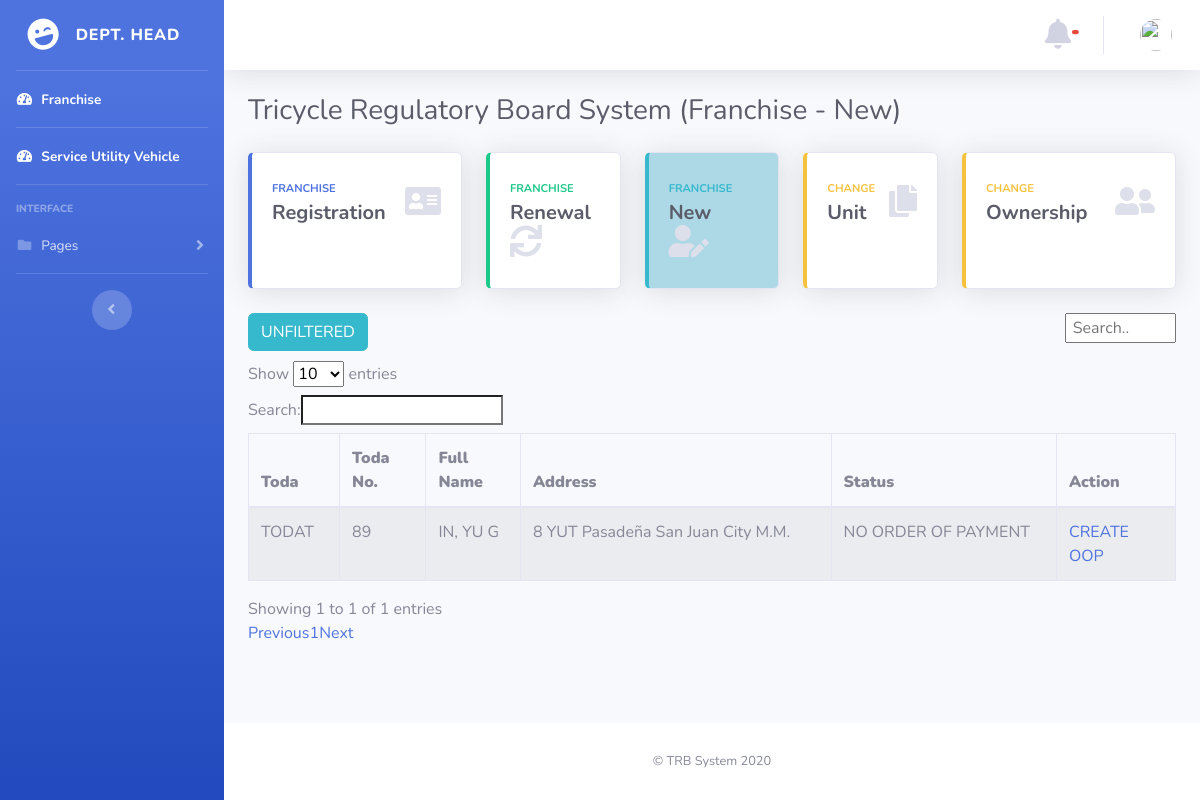
The page /admin2/index_table.php on the database its author committed.
### tables this page shows
CREATE TABLE `tricycle_operator` (
  `id_no` int(11) NOT NULL,
  `first_name` varchar(25) NOT NULL,
  `middle_name` varchar(25) NOT NULL,
  `last_name` varchar(25) NOT NULL,
  `house_no` varchar(25) NOT NULL,
  `street` varchar(25) NOT NULL,
  `barangay` varchar(25) NOT NULL,
  `city` varchar(25) NOT NULL,
  `case_no` varchar(25) NOT NULL,
  `toda` varchar(25) NOT NULL,
  `toda_no` smallint(6) NOT NULL,
  `make` varchar(25) NOT NULL,
  `motor_no` varchar(25) NOT NULL,
  `chasis_no` varchar(25) NOT NULL,
  `plate_no` varchar(25) NOT NULL,
  `date` varchar(25) NOT NULL,
  `unit` smallint(6) NOT NULL,
  `status` int(6) NOT NULL,
  `seen_status` int(11) NOT NULL
);

### admin2/index_table.php (the view, shortened to what this page needs)
<!DOCTYPE html>
<html lang="en">
<head>
  <link href="../vendor/fontawesome-free/css/all.min.css" rel="stylesheet" type="text/css">
  <link href="../css/sb-admin-2.min.css" rel="stylesheet">
</head>
<body id="page-top">
  <?php require('nav.php');  ?>
        <div class="container-fluid">
          <div class="d-sm-flex align-items-center justify-content-between mb-4">
            <h1 class="h3 mb-0 text-gray-800">Tricycle Regulatory Board System (Franchise - New)</h1>
          </div>
          <div class="row">
            <div class="col-xl-3 col-md-6 mb-4">
              <a href="registration.php">
              <div class="card border-left-primary shadow h-100 py-2">
                <div class="card-body">
                  <div class="row no-gutters align-items-center">
                    <div class="col mr-2">
                      <div class="text-xs font-weight-bold text-primary text-uppercase mb-1">Franchise</div>
                      <div class="h5 mb-0 font-weight-bold text-gray-800">Registration</div>
                    </div>
                    <div class="col-auto">
                      <i class="fas fa-address-card fa-2x text-gray-300"></i>
                    </div>
                  </div>
                </div>
              </div>
             </a>
            </div>
            <div class="col-xl-2 col-md-6 mb-4">
              <a href="renewal.php">
              <div class="card border-left-success shadow h-100 py-2">
                <div class="card-body">
                  <div class="row no-gutters align-items-center">
                    <div class="col mr-2">
                      <div class="text-xs font-weight-bold text-success text-uppercase mb-1">FRANCHISE</div>
                      <div class="h5 mb-0 font-weight-bold text-gray-800">Renewal</div>
                    </div>
                    <div class="col-auto">
                      <i class="fas fa-sync fa-2x text-gray-300"></i>
                    </div>
                  </div>
                </div>
              </div>
              </a>
            </div>
            <div class="col-xl-2 col-md-6 mb-4">
              <a href="index.php">
              <div class="card border-left-info shadow h-100 py-2" style="background-color: lightblue;">
                <div class="card-body">
                  <div class="row no-gutters align-items-center">
                    <div class="col mr-2">
                      <div class="text-xs font-weight-bold text-info text-uppercase mb-1">Franchise</div>
                      <div class="row no-gutters align-items-center">
                        <div class="col-auto">
                          <div class="h5 mb-0 mr-3 font-weight-bold text-gray-800">New</div>
                        </div>
                      </div>
                    </div>
                    <div class="col-auto">
                      <i class="fas fa-user-edit fa-2x text-gray-300"></i>
                    </div>
                  </div>
                </div>
              </div>
              </a>
            </div>
            <div class="col-xl-2 col-md-6 mb-4">
              <a href="change_unit.php">
              <div class="card border-left-warning shadow h-100 py-2">
                <div class="card-body">
                  <div class="row no-gutters align-items-center">
                    <div class="col mr-2">
                      <div class="text-xs font-weight-bold text-warning text-uppercase mb-1">Change </div>
                      <div class="h5 mb-0 font-weight-bold text-gray-800">Unit</div>
                    </div>
                    <div class="col-auto">
                      <i class="fas fa-copy fa-2x text-gray-300"></i>
                    </div>
                  </div>
                </div>
              </div>
              </a>
            </div>
          <div class="col-xl-3 col-md-6 mb-4">
            <a href="change_ownership.php">
            <div class="card border-left-warning shadow h-100 py-2">
              <div class="card-body">
                <div class="row no-gutters align-items-center">
                  <div class="col mr-2">
                    <div class="text-xs font-weight-bold text-warning text-uppercase mb-1">Change</div>
                    <div class="h5 mb-0 font-weight-bold text-gray-800"> Ownership</div>
                  </div>
                  <div class="col-auto">
                    <i class="fas fa-user-friends fa-2x text-gray-300"></i>
                  </div>
                </div>
              </div>
            </div>
            </a>
          </div>
        </div>
             <div class="">
               <a href="index.php" class="btn btn-info" style="margin-bottom: 1%;">UNFILTERED</a>
               <input id="myInput" type="text" placeholder=" Search.." style="display: block; float: right; width: 12%;  ">
             </div>
<link rel='stylesheet' href='https://cdn.datatables.net/1.10.12/css/dataTables.bootstrap.min.css' />
          <?php
            require ("../database.php");
            $result = 'select * from tricycle_operator where status = 1';
            $statement = $connection->prepare($result);
            $statement->execute();
            $payments = $statement->fetchAll(PDO::FETCH_OBJ);
            echo "<table border='1'  class='table table-striped table-bordered table-hover' id='dataTables-example' >
                            <thead>
                    <tr>
                      <th><b>Toda</b></td></th>
                      <th><b  >Toda No.</b></td></th>
                      <th><b>Full Name</b></td></th>
                      <th><b>Address</b></td></th>
                      <th><b>Status</b></td></th>
                      <th><b>Action</b></td></th>
                      </thead>
                      <tbody id = 'myTable'>
                      ";
                      foreach($payments as $package):
                        $fname= $package->first_name;
                        $mname= $package->middle_name;
                        $lname= $package->last_name;
                        $fullname= $lname  .', '. $fname .' '.$mname;
                        $house_no = $package->house_no;
                        $street = $package->street;
                        $barangay = $package->barangay;
                        $city= $package->city;
                        $full_add =  $house_no .' '. $street .' '.$barangay.' '.$city;
                        $stats= $package->status;
                        $new_stat = '';
                        $display1 ='';
                       if($stats == 1) {
                         $new_stat= "NO ORDER OF PAYMENT";
                         $display1 = "inline-block ;";
                         $display2 = "none ;";
                       }
                        echo "<tr id=".$package->id_no.">";
                        echo "<td >".$package->toda."</td>";
                        echo "<td >".$package->toda_no."</td>";
                        echo "<td >".$fullname."</td>";
                        echo "<td >".$full_add."</td>";
                        echo "<td >".$new_stat."</td>";
                        echo "<td >
                        <a href='or_payment.php?userid=".$package->id_no."' style= display:".$display1."'>CREATE  OOP</a>
                        <a href='../treasury/or_payment.php?userid=".$package->id_no."' style= display:".$display2."'>PDF </a></td>";
                        echo "</tr>";
                      endforeach;
                      echo "
                      </tbody>
                      </table>";
            ?>
        </div>
      </div>
      <footer class="sticky-footer bg-white">
        <div class="container my-auto">
          <div class="copyright text-center my-auto">
            <span>© TRB System 2020</span>
          </div>
        </div>
      </footer>
    </div>
  </div>
</body>
</html>

### rows shown on the page
tricycle_operator: toda "TODAT", toda_no "89", fullname "IN, YU G", full_add "8 YUT Pasadeña San Juan City M.M.", status "NO ORDER OF PAYMENT"
